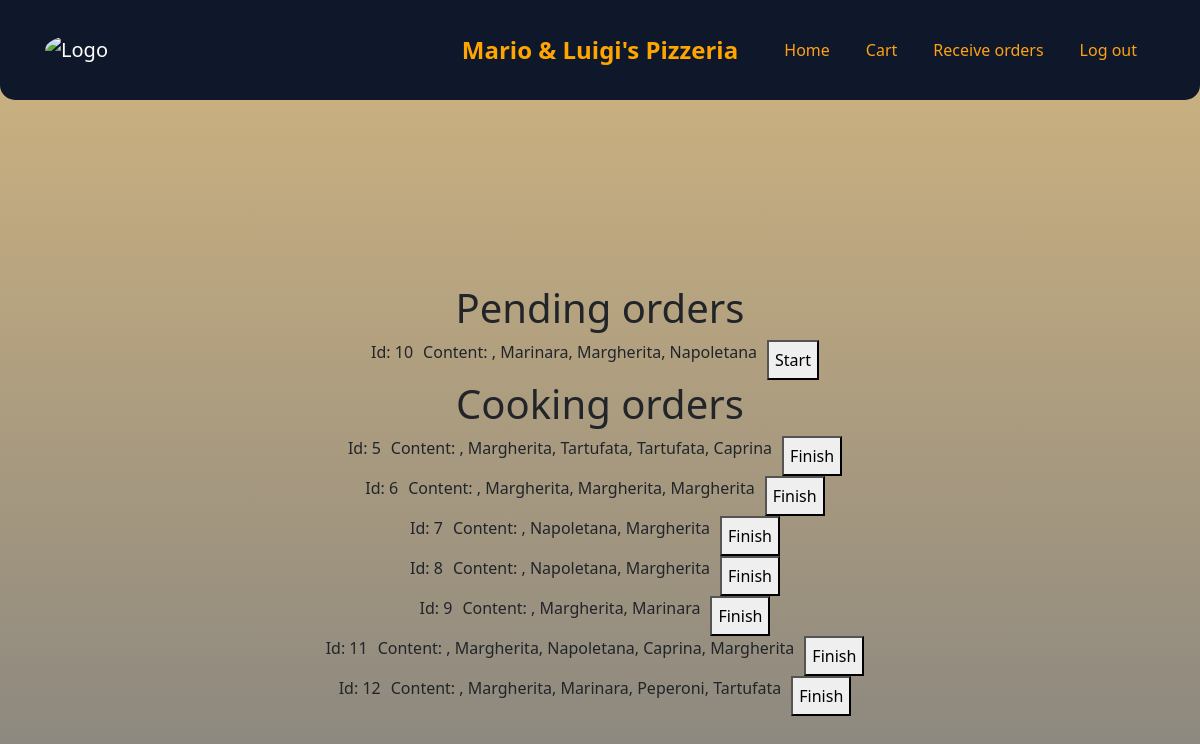
The page /receive-orders (signed in) on the database as committed earlier.
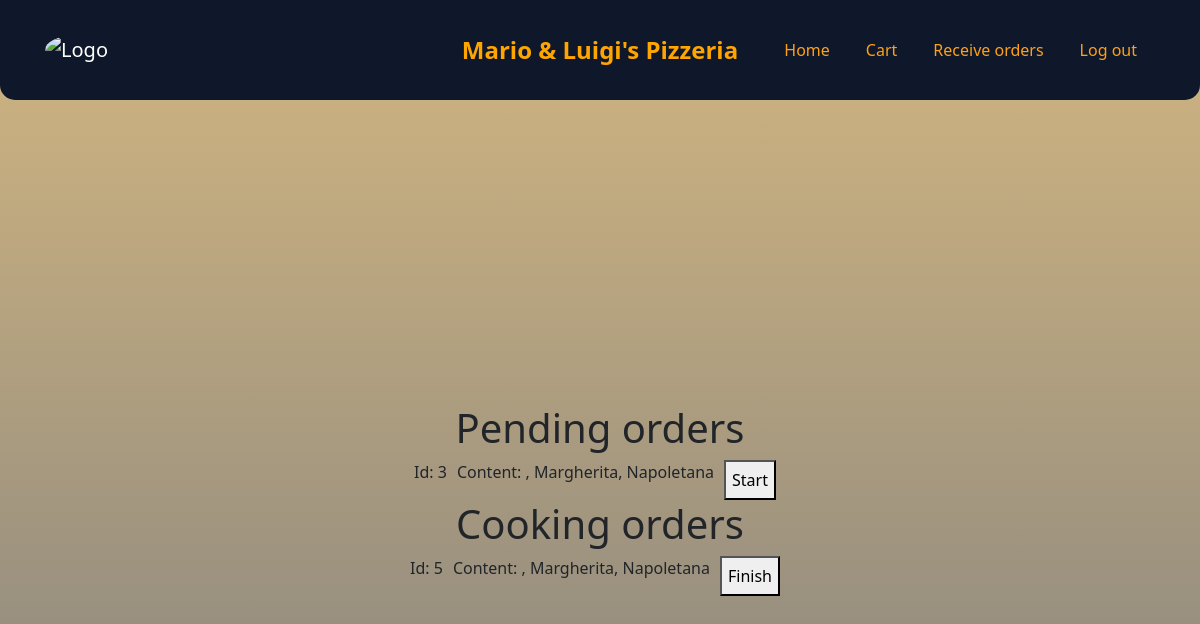
The same page on the database as committed later.
### website/models.py (models this page shows)
class Order(db.Model):
    id = db.Column(db.Integer, primary_key=True)    #primary key
    date = db.Column(db.DateTime(timezone=True), default=func.now())  #current date
    user_id = db.Column(db.Integer, db.ForeignKey('user.id'))         #foreign key
    status = db.Column(db.String(150))
    orderedItems = db.Column(db.String(500))

### website/views.py (the view)
@views.route('/receive-orders', methods=['GET', 'POST'])
@login_required
def receiveOrders():
    global currentOrder
    if request.method == 'POST':
        currentOrderInfo = request.form.get('currentOrder')
        new_order = Order(date=datetime.now(), user_id=current_user.id, status="pending",  orderedItems = currentOrderInfo)     #create new user and hash his password, sha256 is a hashind method
        db.session.add(new_order)             #add the new order to the DB
        db.session.commit()
        currentOrder = new_order
        selected_pizzas.clear() #clear local list cart
        selected_prices.clear()
        delimiter = ", "
        userCart = Cart.query.filter_by(user_id=current_user.id).first()
        if userCart:
            userCart.content = delimiter.join(selected_pizzas)
            userCart.content_prices = delimiter.join(selected_prices)
            db.session.commit()
        allOrders = Order.query.all()
        return render_template("orderNumber.html", user=current_user, yourOrder=currentOrder, orders=allOrders)
    else:
        allOrders = Order.query.all()
        pending_orders = Order.query.filter(Order.status == "pending").all()
        cooking_orders = Order.query.filter(Order.status == "cooking").all()
        ready_orders = Order.query.filter(Order.status == "ready").all()
        return render_template("receiveOrders.html", user=current_user, pending_orders=pending_orders, cooking_orders=cooking_orders, ready_orders=ready_orders)

### website/templates/receiveOrders.html (shortened to what this page needs)
{% extends "base.html" %}
{% block content %}
    <div class="centered-content">
        <h1>Pending orders</h1>
        {% if pending_orders%}
        {%for order in pending_orders%}
            <form method="post" action="/start_order">
                <div class="orders">
                    <p>Id: {{order.id}} </p>
                    <p>Content: {{order.orderedItems}} </p>
                    <button class="center-button">Start</button>
                </div>
            </form>
        {% endfor %}
        {% else%}
                <p> No pending orders.</p>
        {% endif%}
        <h1>Cooking orders</h1>
        {% if cooking_orders%}
        {%for order in cooking_orders%}
            <form method="post" action="/finish_order">
                <div class="orders">
                    <p>Id: {{order.id}} </p>
                    <p>Content: {{order.orderedItems}} </p>
                    <button class="center-button">Finish</button>
                </div>
            </form>
        {% endfor %}
        {% else%}
                <p> No cooking orders.</p>
        {% endif%}
    </div>
{% endblock %}

### website/templates/base.html (shortened to what this page needs)
<!DOCTYPE html>
<html>
  <head>
    <link
      rel="stylesheet"
      href="https://maxcdn.bootstrapcdn.com/bootstrap/4.5.2/css/bootstrap.min.css"
    />
    <link rel="stylesheet" href="{{ url_for('static', filename='css/styles.css') }}">
  </head>
  <body>
    <body class="user-select-none">
      <nav class="navbar navbar-expand-lg navbar-dark">
        <div class="container">
          <a class="navbar-brand navbar-center" href="/">
            <img src="https://i.pinimg.com/originals/80/ef/c2/80efc210d07e4e1c1a81f06fb7d87ce4.jpg" alt="Logo" class="logo-image">
            <span class="navbar-text" style="color: orange;">Mario & Luigi's Pizzeria</span>
          </a>
          <div class="collapse navbar-collapse" id="navbarNav">
            <ul class="navbar-nav ml-auto">
              {% if user.is_authenticated %}
              <li class="nav-item">
                <a class="nav-link" href="/">Home</a>
              </li>
              <li class="nav-item">
                <a class="nav-link" href="/cart">Cart</a>
              </li>
              {% if user.role == "admin" %}
              <li class="nav-item">
                <a class="nav-link" href="/receive-orders">Receive orders</a>
              </li>
              <li class="nav-item">
                <a class="nav-link" href="/logout">Log out</a>
              </li>
              {% endif %}
              {% endif %}
            </ul>
          </div>
        </div>
      </nav>
      <div>{% block content %} {% endblock %}</div>
    </body>
</html>

### website/static/css/styles.css (style rules this page uses)
body { font-family: system-ui, -apple-system, BlinkMacSystemFont, 'Segoe UI', Roboto, Oxygen, Ubuntu, Cantarell, 'Open Sans', 'Helvetica Neue', sans-serif; background: linear-gradient(rgba(165, 108, 2, 0.5), rgba(0, 0, 0, 0.5)); background-attachment: fixed; background-repeat: no-repeat; }
.navbar { gap: 5px; background-color: #0F4C81; width: 100%; height: 100px; display: flex; position: relative; border-radius: 0 0 15px 15px; }
:root { --primary: #FEA116; --light: #F1F8FF; --dark: #0F172B; }
.orders { display: flex; flex-direction: row; gap: 10px }
.logo-image { max-height: 40px; margin-right: 10px; }
.navbar-text { text-align: center; position: absolute; top: 50%; left: 50%; transform: translate(-50%, -50%); }
.centered-content { display: flex; flex-direction: column; justify-content: center; align-items: center; height: 100vh; }
.orders button { margin-right: 10px; }
.center-button { display: block; margin: 0 auto; }
.centered-content h1 { text-align: center; }
.center-button { display: inline-block; }

### website/templates/base.html (style rules this page uses)
.navbar-center { display: flex; justify-content: center; align-items: center; }
.navbar-text { color: #FEA116; font-size: 24px; font-weight: bold; margin: 0; padding: 0; }
.logo-image { max-height: 60px; border-radius: 50%; }
.navbar-dark .navbar-nav .nav-link { color: #FEA116; margin: 0 10px; }
.navbar { background-color: #0F172B; }

Rows that differ between the two databases and show on the page:
removed Order: id "10", orderedItems ", Marinara, Margherita, Napoletana", shown under "Pending orders"
removed Order: id "6", orderedItems ", Margherita, Margherita, Margherita", shown under "Cooking orders"
removed Order: id "7", orderedItems ", Napoletana, Margherita", shown under "Cooking orders"
removed Order: id "8", orderedItems ", Napoletana, Margherita", shown under "Cooking orders"
removed Order: id "9", orderedItems ", Margherita, Marinara", shown under "Cooking orders"
removed Order: id "11", orderedItems ", Margherita, Napoletana, Caprina, Margherita", shown under "Cooking orders"
removed Order: id "12", orderedItems ", Margherita, Marinara, Peperoni, Tartufata", shown under "Cooking orders"
added Order: id "3", orderedItems ", Margherita, Napoletana", shown under "Pending orders"
changed Order id 5: orderedItems ", Margherita, Tartufata, Tartufata, Caprina" → ", Margherita, Napoletana"
